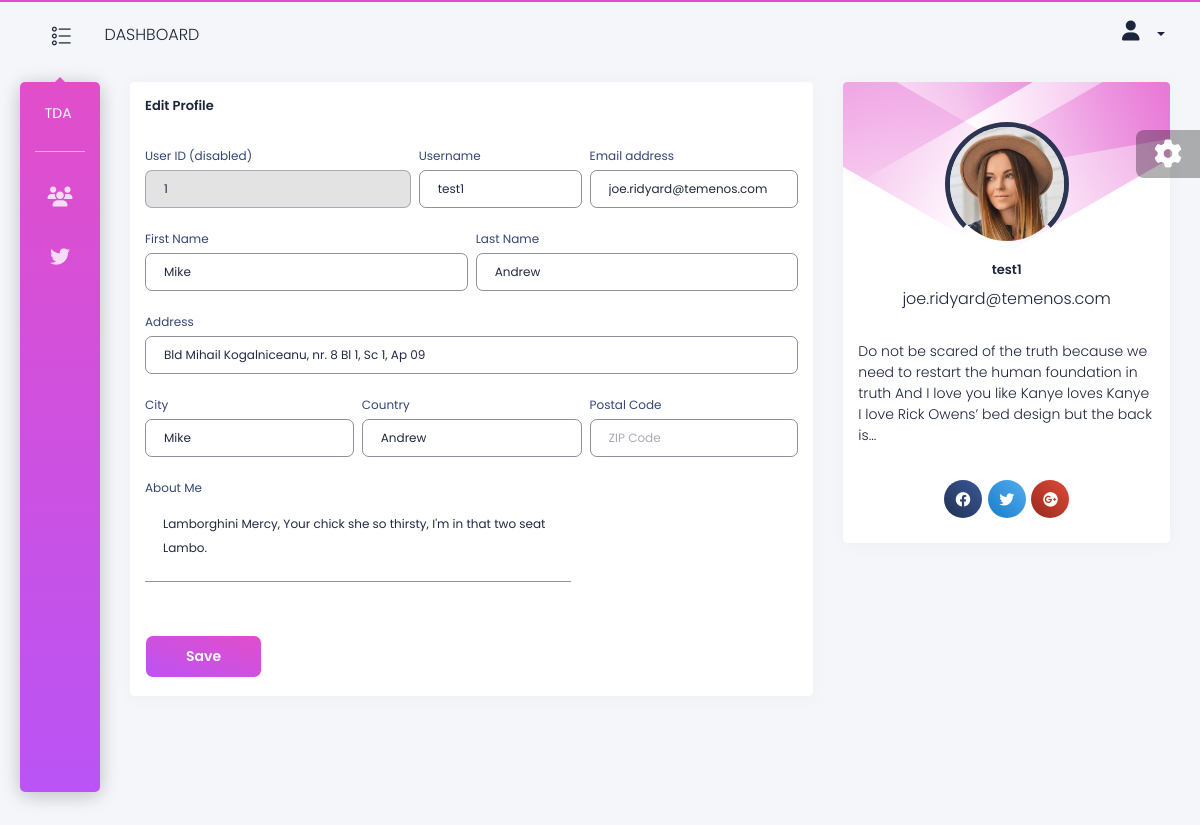
Page /page-user.html (signed in) on the committed database.
### app/base/models.py (models this page shows, shortened)
class User(db.Model, UserMixin):
    __tablename__ = 'user'
    id = Column(Integer, primary_key=True)
    email = Column(String, unique=True)      # Email
    username = Column(String, unique=True)   # Username
    password = Column(LargeBinary)           # Password (Hashed Binary)
    role = Column(String, default='Regular') # Admin || Regular
    credits = Column(Integer, default=0)
    messages_sent_total = Column(Integer, default=0)
    messages_sent_month = Column(Integer, default=0)
    subscription = Column(String, default="Free")
    subscription_credits = Column(Integer, default=1000)
    access_code = Column(String)
    licenses = Column(Integer, default=0)
    activated_licenses = Column(Integer, default=0)
    theme_preference = Column(String, default='Dark')
    color_preference = Column(String, default='primary')
    sidebar_preference = Column(String, default='minimal')

### app/home/routes.py (the view)
@blueprint.route('/<template>')
def route_template(template):
    try:
        if not template.endswith('.html'):
            template += '.html'
        segment = get_segment(request)
        return render_template("home/" + template, segment=segment)
    except TemplateNotFound:
        return render_template('home/page-404.html'), 404
    except:
        return render_template('home/page-500.html'), 500

### app/__init__.py (called while the page is built)
def configure_database(app):
    @app.before_first_request
    def initialize_database():
        db.create_all()
    @app.teardown_request
    def shutdown_session(exception=None):
        db.session.remove()

### app/base/models.py (called while the page is built)
@login_manager.user_loader
def user_loader(id):
    return User.query.filter_by(id=id).first()

### app/home/routes.py (called while the page is built)
def get_segment(request):
    try:
        segment = request.path.split('/')[-1]
        if segment == '':
            segment = 'index'
        return segment
    except:
        return None

### app/base/templates/home/page-user.html (shortened to what this page needs)
{% extends "layouts/base.html" %}
{% block content %}
  <div class="row">
    <div class="col-md-8">
      <div class="card">
        <div class="card-header">
          <h5 class="title">Edit Profile</h5>
        </div>
        <div class="card-body">
          <form>
            <div class="row">
              <div class="col-md-5 pr-md-1">
                <div class="form-group">
                  <label>User ID (disabled)</label>
                  <input type="text" class="form-control" disabled="" value="{{ current_user.id }}">
                </div>
              </div>
              <div class="col-md-3 px-md-1">
                <div class="form-group">
                  <label>Username</label>
                  <input type="text" class="form-control" value="{{ current_user.username }}">
                </div>
              </div>
              <div class="col-md-4 pl-md-1">
                <div class="form-group">
                  <label>Email address</label>
                  <input type="email" class="form-control" value="{{ current_user.email }}">
                </div>
              </div>
            </div>
            <div class="row">
              <div class="col-md-6 pr-md-1">
                <div class="form-group">
                  <label>First Name</label>
                  <input type="text" class="form-control" value="Mike">
                </div>
              </div>
              <div class="col-md-6 pl-md-1">
                <div class="form-group">
                  <label>Last Name</label>
                  <input type="text" class="form-control" value="Andrew">
                </div>
              </div>
            </div>
            <div class="row">
              <div class="col-md-12">
                <div class="form-group">
                  <label>Address</label>
                  <input type="text" class="form-control" placeholder="Home Address" value="Bld Mihail Kogalniceanu, nr. 8 Bl 1, Sc 1, Ap 09">
                </div>
              </div>
            </div>
            <div class="row">
              <div class="col-md-4 pr-md-1">
                <div class="form-group">
                  <label>City</label>
                  <input type="text" class="form-control" value="Mike">
                </div>
              </div>
              <div class="col-md-4 px-md-1">
                <div class="form-group">
                  <label>Country</label>
                  <input type="text" class="form-control" value="Andrew">
                </div>
              </div>
              <div class="col-md-4 pl-md-1">
                <div class="form-group">
                  <label>Postal Code</label>
                  <input type="number" class="form-control" placeholder="ZIP Code">
                </div>
              </div>
            </div>
            <div class="row">
              <div class="col-md-8">
                <div class="form-group">
                  <label>About Me</label>
                  <textarea rows="4" cols="80" class="form-control">Lamborghini Mercy, Your chick she so thirsty, I'm in that two seat Lambo.</textarea>
                </div>
              </div>
            </div>
          </form>
        </div>
        <div class="card-footer">
          <button type="submit" class="btn btn-fill btn-primary">Save</button>
        </div>
      </div>
    </div>
    <div class="col-md-4">
      <div class="card card-user">
        <div class="card-body">
          <p class="card-text">
            <div class="author">
              <div class="block block-one"></div>
              <div class="block block-two"></div>
              <div class="block block-three"></div>
              <a href="javascript:void(0)">
                <img class="avatar" src="/static/assets/img/emilyz.jpg" alt="...">
                <h5 class="title">
                    {{ current_user.username }}
                </h5>
              </a>
              <p class="description">
                {{ current_user.email }}
              </p>
            </div>
          </p>
          <div class="card-description">
            Do not be scared of the truth because we need to restart the human foundation in truth And I love you like Kanye loves Kanye I love Rick Owens’ bed design but the back is...
          </div>
        </div>
        <div class="card-footer">
          <div class="button-container">
            <button href="javascript:void(0)" class="btn btn-icon btn-round btn-facebook">
              <i class="fab fa-facebook"></i>
            </button>
            <button href="javascript:void(0)" class="btn btn-icon btn-round btn-twitter">
              <i class="fab fa-twitter"></i>
            </button>
            <button href="javascript:void(0)" class="btn btn-icon btn-round btn-google">
              <i class="fab fa-google-plus"></i>
            </button>
          </div>
        </div>
      </div>
    </div>
  </div>
{% endblock content %}

### rows in the picture
User: id "1", username "test1", email "joe.ridyard@temenos.com"
